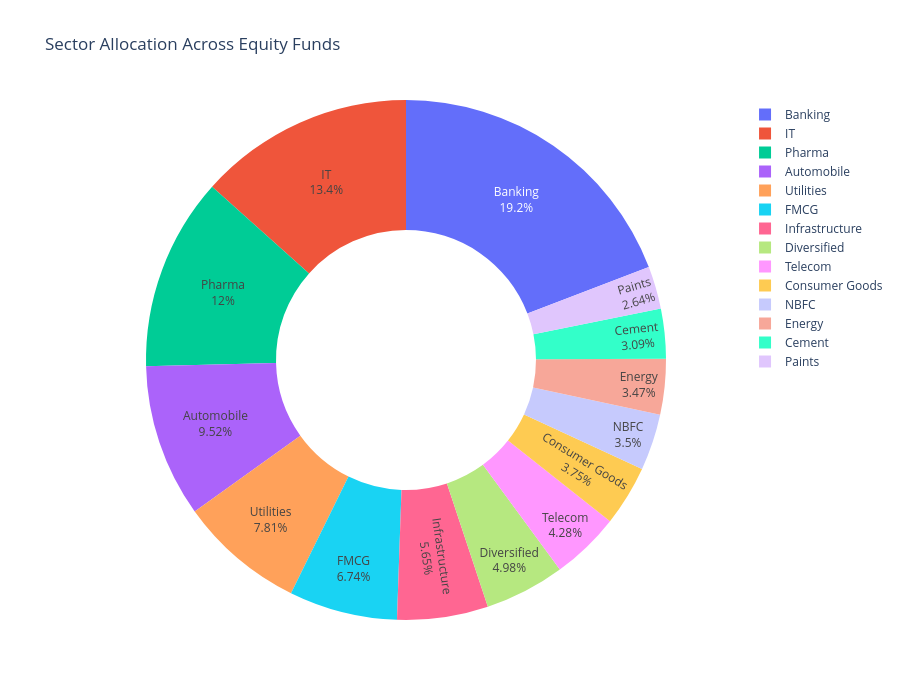

The notebook cell this image was saved under:
### Code cell
sector_data = (
    portfolio.groupby("sector")["weight_pct"]
    .sum()
    .sort_values(ascending=False)
)

fig = px.pie(
    names=sector_data.index,
    values=sector_data.values,
    hole=0.5,
    title="Sector Allocation Across Equity Funds"
)

fig.update_traces(textposition="inside", textinfo="percent+label")

fig.update_layout(
    width=900,
    height=700
)

fig.show()

### Figure 1 — Plotly figure (JSON) as saved in the notebook; plotly's stock layout.template omitted (floating-point values rounded to 4 significant figures)
{"data": [{"domain": {"x": [0, 1], "y": [0, 1]}, "hole": 0.5, "hovertemplate": "label=%{label}<br>value=%{value}<extra></extra>", "labels": ["Banking", "IT", "Pharma", "Automobile", "Utilities", "FMCG", "Infrastructure", "Diversified", "Telecom", "Consumer Goods", "NBFC", "Energy", "Cement", "Paints"], "legendgroup": "", "name": "", "showlegend": true, "textinfo": "percent+label", "textposition": "inside", "type": "pie", "values": [652.3, 455.5, 407.4, 323.6, 265.5, 229.1, 192.2, 169.2, 145.6, 127.6, 119.1, 117.9, 105.0, 89.86]}], "layout": {"height": 700, "legend": {"tracegroupgap": 0}, "title": {"text": "Sector Allocation Across Equity Funds"}, "width": 900}}
